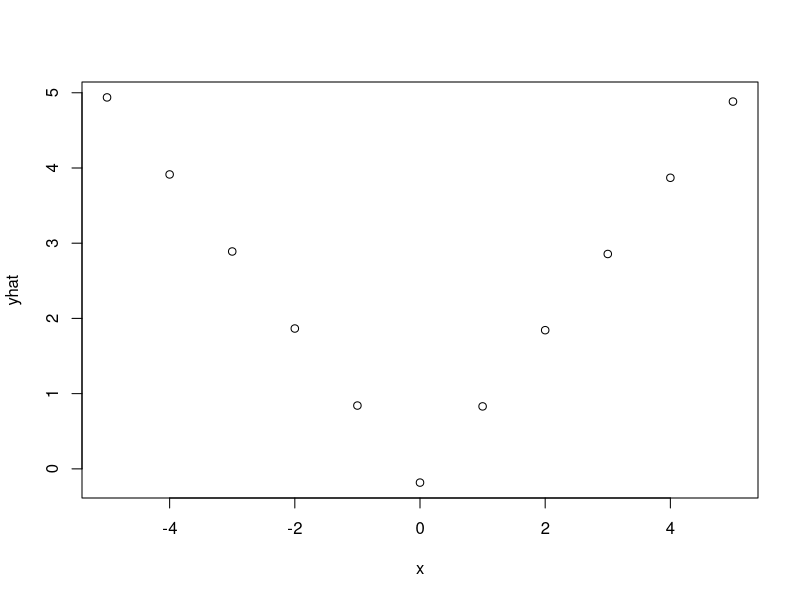

Here is the R script that generated this plot:
## ---- chunk 1
library(MASS)
data(shuttle)

shuttle2 <- shuttle
shuttle2$use <- as.numeric(shuttle$use == "auto")
fit1 <- glm(use ~ wind-1, data = shuttle2, family = "binomial")
head<-fit1$coef[1]
tail<-fit1$coef[2]
a <- exp(head)/exp(tail)
a
## ---- chunk 2
shuttle2 <- shuttle
shuttle2$use <- as.numeric(shuttle$use == "auto")
fit1 <- glm(use ~ wind+magn-1, data = shuttle2, family = "binomial")
head<-fit1$coef[1]
tail<-fit1$coef[2]
a <- exp(head)/exp(tail)
a
## ---- chunk 3
shuttle2 <- shuttle
shuttle2$use <- as.numeric(shuttle$use == "auto")
fit1 <- glm(I(1-use) ~ wind-1, data = shuttle2, family = "binomial")
head<-fit1$coef[1]
tail<-fit1$coef[2]
summary(fit1)
## ---- chunk 4
data(InsectSprays)
i <- InsectSprays

fit1<-glm(i$count~i$spray-1, family="poisson")
sum <- summary(fit1)$coef
a <- exp(sum[1])/exp(sum[2])
a
## ---- chunk 5
x <- -5:5
y <- c(5.12, 3.93, 2.67, 1.87, 0.52, 0.08, 0.93, 2.05, 2.54, 3.87, 4.97)
## ---- chunk 6
x <- -5:5
y <- c(5.12, 3.93, 2.67, 1.87, 0.52, 0.08, 0.93, 2.05, 2.54, 3.87, 4.97)
knots <- c(0)
splineTerms <- sapply(knots, function(knot) (x>knot)*(x-knot))
xMat <- cbind(1,x,splineTerms)
yhat <- predict(lm(y~xMat-1))
fit1 <- lm(y~xMat-1)
fit1$coef[2] + fit1$coef[3]
## ---- chunk 7
plot(x, yhat)
